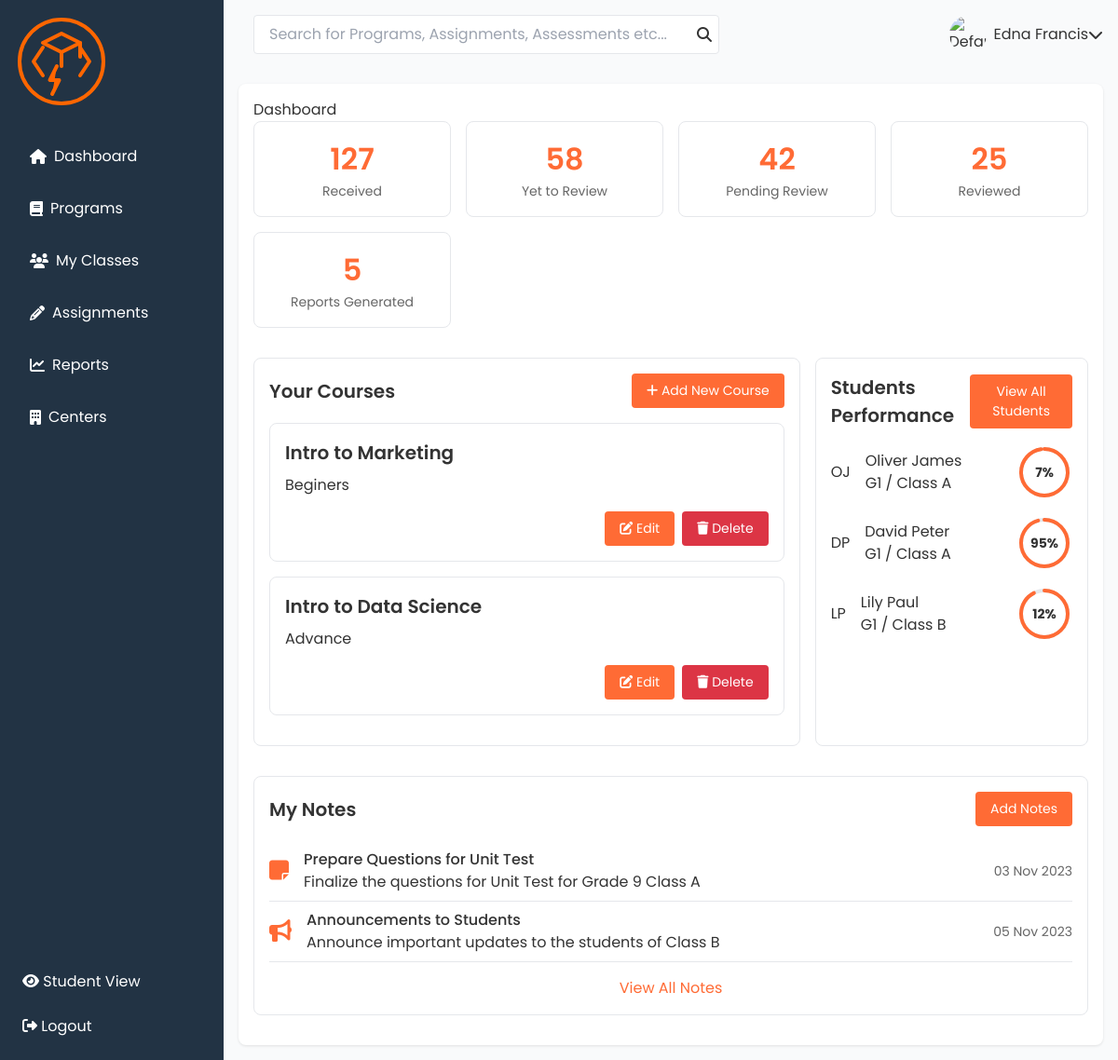
Screenshot of /courses/ (signed in) with the database file from the repository.
### courses/models.py (models this page shows, shortened)
class Course(models.Model):
    title = models.CharField(max_length=100)
    instructor = models.ForeignKey(User, on_delete=models.CASCADE, blank=True, null=True)
    description = models.TextField()
    image = models.ImageField(upload_to='course_images/', max_length=500, blank=True, null=True)
    enrolled_users = models.ManyToManyField(User, related_name='enrolled_courses', blank=True)
    created_at = models.DateTimeField(auto_now_add=True)
    updated_at = models.DateTimeField(auto_now=True)

### courses/views.py (the view)
# urls.py: path('courses/', instructor_course_list, name='course_list'),
@login_required
def instructor_course_list(request):
    if request.user.is_instructor:
        courses = Course.objects.filter(instructor=request.user)
        return render(request, 'instructors/course_list.html', {'courses': courses})
    else:
        return redirect('courses:course_list')

### courses/templates/instructors/course_list.html (shortened to what this page needs)
{% extends 'instructors/base.html' %}
{% load static %}
{% block content %}
<h2>Dashboard</h2>
<div class="stats-grid">
  <div class="stat-card">
    <div class="stat-number">127</div>
    <div class="stat-label">Received</div>
  </div>
  <div class="stat-card">
    <div class="stat-number">58</div>
    <div class="stat-label">Yet to Review</div>
  </div>
  <div class="stat-card">
    <div class="stat-number">42</div>
    <div class="stat-label">Pending Review</div>
  </div>
  <div class="stat-card">
    <div class="stat-number">25</div>
    <div class="stat-label">Reviewed</div>
  </div>
  <div class="stat-card">
    <div class="stat-number">5</div>
    <div class="stat-label">Reports Generated</div>
  </div>
</div>
<div class="grid-2-1">
  <div class="card">
    <div class="card-header">
      <h3>Your Courses</h3>
      <a href="{% url 'courses:course_create' %}" class="btn">
        <i class="fas fa-plus"></i> Add New Course
      </a>
    </div>
    {% if courses %}
    <div class="course-list">
      {% for course in courses %}
      <div class="course-card">
        <h3 class="course-title">{{ course.title }}</h3>
        <p>{{ course.description|truncatewords:20 }}</p>
        <div class="course-actions">
          <a href="{% url 'courses:course_update' course.pk %}" class="btn btn-edit">
            <i class="fas fa-edit"></i> Edit
          </a>
          <form action="{% url 'courses:course_delete' course.pk %}" method="post" onsubmit="return confirm('Are you sure you want to delete this course?');">
            <button type="submit" class="btn-delete">
              <i class="fas fa-trash"></i> Delete
            </button>
          </form>
        </div>
      </div>
      {% endfor %}
    </div>
    {% else %}
    <div class="empty-state">
      <i class="fas fa-book-open"></i>
      <h3>No courses available</h3>
      <p>Start by adding your first course!</p>
    </div>
    {% endif %}
  </div>
  <div class="card">
    <div class="card-header">
      <h3>Students Performance</h3>
      <button>View All Students</button>
    </div>
    <div class="student-list">
      <div class="student-row">
        <div class="student-avatar">OJ</div>
        <div class="student-info">
          <div>Oliver James</div>
          <div class="text-secondary">G1 / Class A</div>
        </div>
        <div class="circular-progress" data-progress="97">
          <svg width="60" height="60">
            <circle class="progress-bg" cx="30" cy="30" r="25"></circle>
            <circle class="progress-fill" cx="30" cy="30" r="25"></circle>
          </svg>
          <span class="progress-text">7%</span>
        </div>
      </div>
      <div class="student-row">
        <div class="student-avatar">DP</div>
        <div class="student-info">
          <div>David Peter</div>
          <div class="text-secondary">G1 / Class A</div>
        </div>
        <div class="circular-progress" data-progress="95">
          <svg width="60" height="60">
            <circle class="progress-bg" cx="30" cy="30" r="25"></circle>
            <circle class="progress-fill" cx="30" cy="30" r="25"></circle>
          </svg>
          <span class="progress-text">95%</span>
        </div>
      </div>
      <div class="student-row">
        <div class="student-avatar">LP</div>
        <div class="student-info">
          <div>Lily Paul</div>
          <div class="text-secondary">G1 / Class B</div>
        </div>
        <div class="circular-progress" data-progress="92">
          <svg width="60" height="60">
            <circle class="progress-bg" cx="30" cy="30" r="25"></circle>
            <circle class="progress-fill" cx="30" cy="30" r="25"></circle>
          </svg>
          <span class="progress-text">12%</span>
        </div>
      </div>
    </div>
  </div>
</div>
<div class="card">
  <div class="card-header">
    <h3>My Notes</h3>
    <button>Add Notes</button>
  </div>
  <div class="note-item">
    <div class="note-icon"><i class="fas fa-sticky-note"></i></div>
    <div class="note-content">
      <div class="note-title">Prepare Questions for Unit Test</div>
      <div class="text-secondary">Finalize the questions for Unit Test for Grade 9 Class A</div>
    </div>
    <div class="note-date">03 Nov 2023</div>
  </div>
  <div class="note-item">
    <div class="note-icon"><i class="fas fa-bullhorn"></i></div>
    <div class="note-content">
      <div class="note-title">Announcements to Students</div>
      <div class="text-secondary">Announce important updates to the students of Class B</div>
    </div>
    <div class="note-date">05 Nov 2023</div>
  </div>
  <a href="#" class="view-all">View All Notes</a>
</div>
{% endblock %}

### ourusers/static/css/styles.css (style rules this page uses)
:root { --primary-color: #ff6b35; --secondary-color: #223344; --background-color: #f9fafb; --text-color: #333; --text-secondary: #666; --border-color: #e5e7eb; --sidebar-width: 240px; }
* { margin: 0; padding: 0; box-sizing: border-box; }
body { font-family: 'Poppins', sans-serif; background-color: var(--background-color); color: var(--text-color); }
.stats-grid { display: grid; grid-template-columns: repeat(auto-fit, minmax(200px, 1fr)); gap: 1rem; margin-bottom: 2rem; }
.stat-card { background-color: white; border: 1px solid var(--border-color); border-radius: 8px; padding: 1rem; text-align: center; }
.stat-number { font-size: 2rem; font-weight: 600; color: var(--primary-color); }
.stat-label { color: var(--text-secondary); font-size: 0.875rem; }
.grid-2-1 { display: grid; grid-template-columns: 2fr 1fr; gap: 1rem; margin-bottom: 1rem; }
.card { background-color: white; border: 1px solid var(--border-color); border-radius: 8px; padding: 1rem; margin-bottom: 1rem; }
.card-header { display: flex; justify-content: space-between; align-items: center; margin-bottom: 1rem; }
.card-header h3 { font-size: 1.25rem; font-weight: 600; }
.card-header button { background-color: var(--primary-color); color: white; border: none; padding: 0.5rem 1rem; border-radius: 4px; cursor: pointer; font-size: 0.875rem; }
.student-list { display: flex; flex-direction: column; gap: 1rem; }
.student-row { display: flex; align-items: center; gap: 1rem; }
.student-info { flex: 1; }
.circular-progress { position: relative; width: 60px; height: 60px; }
.circular-progress svg { transform: rotate(-90deg); }
.progress-text { position: absolute; top: 50%; left: 50%; transform: translate(-50%, -50%); font-size: 0.875rem; font-weight: bold; }
.note-item { display: flex; align-items: center; gap: 1rem; padding: 0.5rem 0; border-bottom: 1px solid var(--border-color); }
.note-icon { font-size: 1.5rem; color: var(--primary-color); }
.note-content { flex: 1; }
.note-title { font-weight: 500; }
.note-date { font-size: 0.875rem; color: var(--text-secondary); }
.view-all { display: block; text-align: center; margin-top: 1rem; color: var(--primary-color); text-decoration: none; }
.course-card { background-color: white; border: 1px solid var(--border-color); border-radius: 8px; padding: 1rem; margin-bottom: 1rem; transition: transform 0.3s ease, box-shadow 0.3s ease; }
.course-title { font-size: 1.25rem; font-weight: 600; margin-bottom: 0.5rem; }
.course-actions { display: flex; justify-content: flex-end; gap: 0.5rem; margin-top: 1rem; }
.btn, .btn-edit, .btn-delete { padding: 0.5rem 1rem; border-radius: 4px; text-decoration: none; font-size: 0.875rem; cursor: pointer; }
.btn { background-color: var(--primary-color); color: white; border: none; }
.btn-edit { background-color: var(--primary-color); color: white; }
.btn-delete { background-color: #dc3545; color: white; border: none; }

### rows the page displays
Course: title "Intro to Marketing", description "Beginers"
Course: title "Intro to Data Science", description "Advance"
